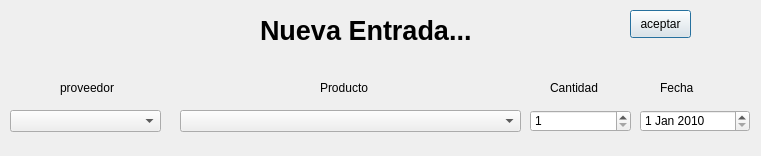
<?xml version="1.0" encoding="UTF-8"?>
<ui version="4.0">
 <class>Dialog</class>
 <widget class="QDialog" name="Dialog">
  <property name="geometry">
   <rect>
    <x>0</x>
    <y>0</y>
    <width>761</width>
    <height>156</height>
   </rect>
  </property>
  <property name="windowTitle">
   <string>Nueva Entrada...</string>
  </property>
  <property name="windowIcon">
   <iconset>
    <normaloff>iconsimple.jpg</normaloff>iconsimple.jpg</iconset>
  </property>
  <widget class="QLabel" name="label">
   <property name="geometry">
    <rect>
     <x>260</x>
     <y>-10</y>
     <width>281</width>
     <height>81</height>
    </rect>
   </property>
   <property name="font">
    <font>
     <pointsize>20</pointsize>
     <weight>75</weight>
     <bold>true</bold>
    </font>
   </property>
   <property name="text">
    <string>Nueva Entrada...</string>
   </property>
  </widget>
  <widget class="QComboBox" name="proveedor1">
   <property name="geometry">
    <rect>
     <x>10</x>
     <y>110</y>
     <width>151</width>
     <height>22</height>
    </rect>
   </property>
  </widget>
  <widget class="QComboBox" name="SKUprod1">
   <property name="geometry">
    <rect>
     <x>180</x>
     <y>110</y>
     <width>341</width>
     <height>22</height>
    </rect>
   </property>
  </widget>
  <widget class="QSpinBox" name="cantidadin1">
   <property name="geometry">
    <rect>
     <x>530</x>
     <y>110</y>
     <width>101</width>
     <height>22</height>
    </rect>
   </property>
   <property name="minimum">
    <number>1</number>
   </property>
   <property name="maximum">
    <number>99999999</number>
   </property>
  </widget>
  <widget class="QDateEdit" name="fechain1">
   <property name="geometry">
    <rect>
     <x>640</x>
     <y>110</y>
     <width>110</width>
     <height>22</height>
    </rect>
   </property>
   <property name="minimumDateTime">
    <datetime>
     <hour>0</hour>
     <minute>0</minute>
     <second>0</second>
     <year>2010</year>
     <month>1</month>
     <day>1</day>
    </datetime>
   </property>
   <property name="maximumDate">
    <date>
     <year>2100</year>
     <month>12</month>
     <day>31</day>
    </date>
   </property>
   <property name="currentSection">
    <enum>QDateTimeEdit::MonthSection</enum>
   </property>
  </widget>
  <widget class="QLabel" name="label_2">
   <property name="geometry">
    <rect>
     <x>60</x>
     <y>80</y>
     <width>61</width>
     <height>16</height>
    </rect>
   </property>
   <property name="text">
    <string>proveedor</string>
   </property>
  </widget>
  <widget class="QLabel" name="label_3">
   <property name="geometry">
    <rect>
     <x>320</x>
     <y>80</y>
     <width>61</width>
     <height>16</height>
    </rect>
   </property>
   <property name="text">
    <string>Producto</string>
   </property>
  </widget>
  <widget class="QLabel" name="label_4">
   <property name="geometry">
    <rect>
     <x>550</x>
     <y>80</y>
     <width>61</width>
     <height>16</height>
    </rect>
   </property>
   <property name="text">
    <string>Cantidad</string>
   </property>
  </widget>
  <widget class="QLabel" name="label_5">
   <property name="geometry">
    <rect>
     <x>660</x>
     <y>80</y>
     <width>61</width>
     <height>16</height>
    </rect>
   </property>
   <property name="text">
    <string>Fecha</string>
   </property>
  </widget>
  <widget class="QPushButton" name="goAct1">
   <property name="geometry">
    <rect>
     <x>630</x>
     <y>10</y>
     <width>61</width>
     <height>28</height>
    </rect>
   </property>
   <property name="text">
    <string>aceptar</string>
   </property>
  </widget>
  <widget class="QLabel" name="status1">
   <property name="geometry">
    <rect>
     <x>574</x>
     <y>42</y>
     <width>171</width>
     <height>20</height>
    </rect>
   </property>
   <property name="layoutDirection">
    <enum>Qt::LeftToRight</enum>
   </property>
   <property name="text">
    <string/>
   </property>
   <property name="alignment">
    <set>Qt::AlignCenter</set>
   </property>
  </widget>
 </widget>
 <resources/>
 <connections/>
</ui>
